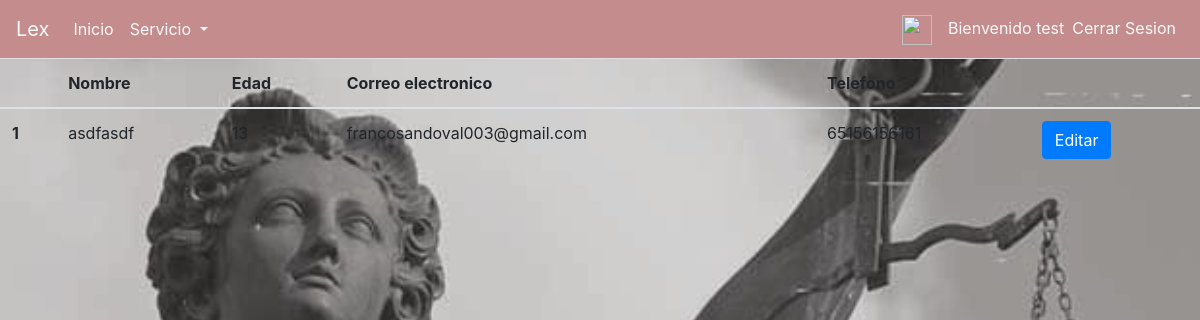
Page /service/view (signed in) on the earlier database version.
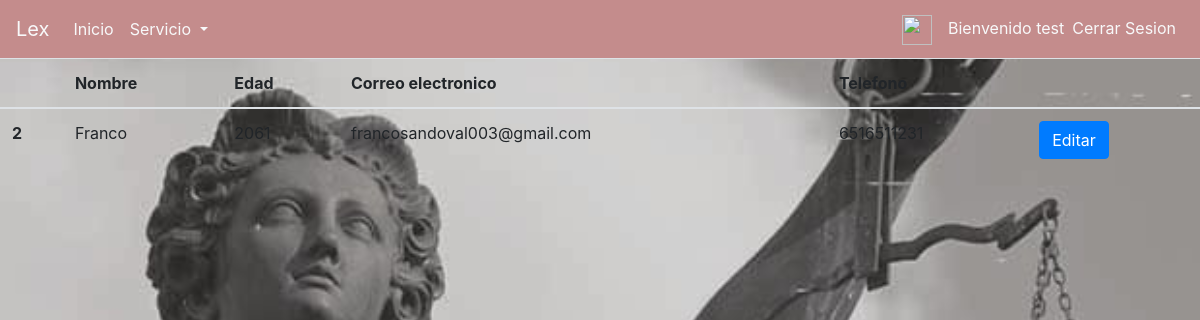
Same page on the later database version.
### core/models.py (models this page shows, shortened)
class Servicio(models.Model):
    cliente=models.ForeignKey('auth.User', on_delete=models.CASCADE, null=True)
    first_name=models.CharField('Nombre',max_length=30, null=True)
    age=models.IntegerField('Edad',null=True)
    email=models.EmailField('Correo electronico',max_length=254, null=True)
    phone=models.CharField('Telefono',max_length=12, null=True)
    cause=models.TextField('Redactar Causa',max_length=254, null=True)
    files=models.FileField(null=True)

### core/views.py (the view)
# urls.py: path('service/view', views.consultar_solicitudes, name="service_view"),
@login_required
@permission_required('core.view_servicio')
def consultar_solicitudes(request):
    user=User.objects.get(username=request.user.username)
    form=Servicio.objects.filter(cliente_id=user.id).all()
    return render(request, 'core/consultar_solicitudes.html',{'list':form})

### core/templates/core/consultar_solicitudes.html (shortened to what this page needs)
{% extends 'core/base.html' %}
{% block content %}
<table class="table table-hover">
<thead>
        <tr>
            <th></th>
            <th>Nombre</th>
            <th>Edad</th>
            <th>Correo electronico</th>
            <th>Telefono</th>
            <th></th>
        </tr>
    </thead>
    <tbody>
        {% for s in list %}
        <tr>
            <th scope="row">{{ s.id }} </th>
            <td>{{ s.first_name }}</td>
            <td>{{ s.age }}</td>
            <td>{{s.email}}</td>
            <td>{{s.phone}}</td>
            <td><a class="btn btn-primary" href="{% url 'service_edit' s.id %}">Editar</a></td>
        </tr>
        {% endfor %}
    </tbody>
</table>
{% endblock content %}

Differences in the rows shown:
no longer on this page (row edited): Servicio: id "1", first_name "asdfasdf", age "13", email "francosandoval003@gmail.com", phone "65156156161"
added Servicio: id "2", first_name "Franco", age "2061", email "francosandoval003@gmail.com", phone "6516511231"
